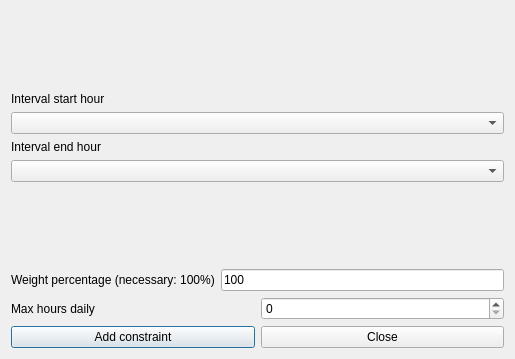
<?xml version="1.0" encoding="UTF-8"?>
<ui version="4.0">
 <class>AddConstraintStudentsMaxHoursDailyInIntervalForm_template</class>
 <widget class="QDialog" name="AddConstraintStudentsMaxHoursDailyInIntervalForm_template">
  <property name="geometry">
   <rect>
    <x>0</x>
    <y>0</y>
    <width>514</width>
    <height>359</height>
   </rect>
  </property>
  <property name="windowTitle">
   <string extracomment="This is the title of the dialog to add a new constraint of this type">Add students max hours daily in hourly interval</string>
  </property>
  <layout class="QGridLayout" name="gridLayout">
   <item row="1" column="0">
    <layout class="QVBoxLayout" name="verticalLayout">
     <item>
      <widget class="QLabel" name="startTextLabel">
       <property name="frameShape">
        <enum>QFrame::NoFrame</enum>
       </property>
       <property name="frameShadow">
        <enum>QFrame::Plain</enum>
       </property>
       <property name="text">
        <string>Interval start hour</string>
       </property>
       <property name="wordWrap">
        <bool>false</bool>
       </property>
      </widget>
     </item>
     <item>
      <widget class="QComboBox" name="startHourComboBox">
       <property name="editable">
        <bool>false</bool>
       </property>
       <property name="insertPolicy">
        <enum>QComboBox::NoInsert</enum>
       </property>
       <property name="duplicatesEnabled">
        <bool>false</bool>
       </property>
      </widget>
     </item>
    </layout>
   </item>
   <item row="0" column="0">
    <spacer name="spacer1">
     <property name="orientation">
      <enum>Qt::Vertical</enum>
     </property>
     <property name="sizeType">
      <enum>QSizePolicy::Expanding</enum>
     </property>
     <property name="sizeHint" stdset="0">
      <size>
       <width>20</width>
       <height>21</height>
      </size>
     </property>
    </spacer>
   </item>
   <item row="5" column="0">
    <layout class="QHBoxLayout">
     <item>
      <widget class="QLabel" name="textLabel1">
       <property name="text">
        <string>Max hours daily</string>
       </property>
       <property name="wordWrap">
        <bool>false</bool>
       </property>
      </widget>
     </item>
     <item>
      <widget class="QSpinBox" name="maxHoursSpinBox"/>
     </item>
    </layout>
   </item>
   <item row="4" column="0">
    <layout class="QHBoxLayout">
     <item>
      <widget class="QLabel" name="weightTextLabel">
       <property name="frameShape">
        <enum>QFrame::NoFrame</enum>
       </property>
       <property name="frameShadow">
        <enum>QFrame::Plain</enum>
       </property>
       <property name="text">
        <string>Weight percentage (necessary: 100%)</string>
       </property>
       <property name="wordWrap">
        <bool>false</bool>
       </property>
      </widget>
     </item>
     <item>
      <widget class="QLineEdit" name="weightLineEdit">
       <property name="text">
        <string notr="true">100</string>
       </property>
      </widget>
     </item>
    </layout>
   </item>
   <item row="2" column="0">
    <layout class="QVBoxLayout" name="verticalLayout_2">
     <item>
      <widget class="QLabel" name="endTextLabel">
       <property name="frameShape">
        <enum>QFrame::NoFrame</enum>
       </property>
       <property name="frameShadow">
        <enum>QFrame::Plain</enum>
       </property>
       <property name="text">
        <string>Interval end hour</string>
       </property>
       <property name="wordWrap">
        <bool>false</bool>
       </property>
      </widget>
     </item>
     <item>
      <widget class="QComboBox" name="endHourComboBox">
       <property name="editable">
        <bool>false</bool>
       </property>
       <property name="insertPolicy">
        <enum>QComboBox::NoInsert</enum>
       </property>
       <property name="duplicatesEnabled">
        <bool>false</bool>
       </property>
      </widget>
     </item>
    </layout>
   </item>
   <item row="6" column="0">
    <layout class="QHBoxLayout">
     <item>
      <widget class="QPushButton" name="addConstraintPushButton">
       <property name="text">
        <string>Add constraint</string>
       </property>
      </widget>
     </item>
     <item>
      <widget class="QPushButton" name="closePushButton">
       <property name="text">
        <string>Close</string>
       </property>
      </widget>
     </item>
    </layout>
   </item>
   <item row="3" column="0">
    <spacer name="verticalSpacer">
     <property name="orientation">
      <enum>Qt::Vertical</enum>
     </property>
     <property name="sizeHint" stdset="0">
      <size>
       <width>493</width>
       <height>24</height>
      </size>
     </property>
    </spacer>
   </item>
  </layout>
 </widget>
 <layoutdefault spacing="6" margin="11"/>
 <resources/>
 <connections/>
</ui>
